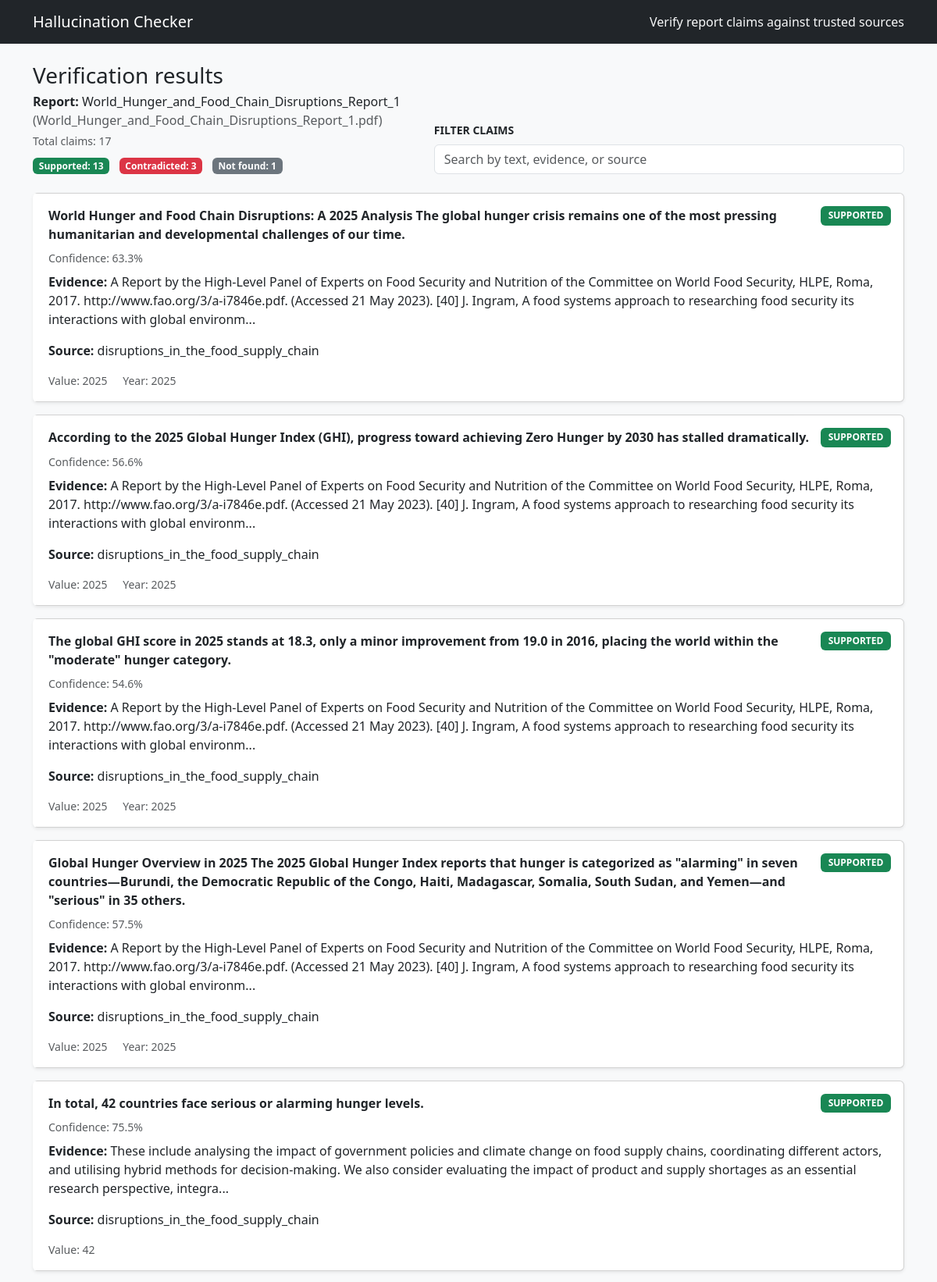
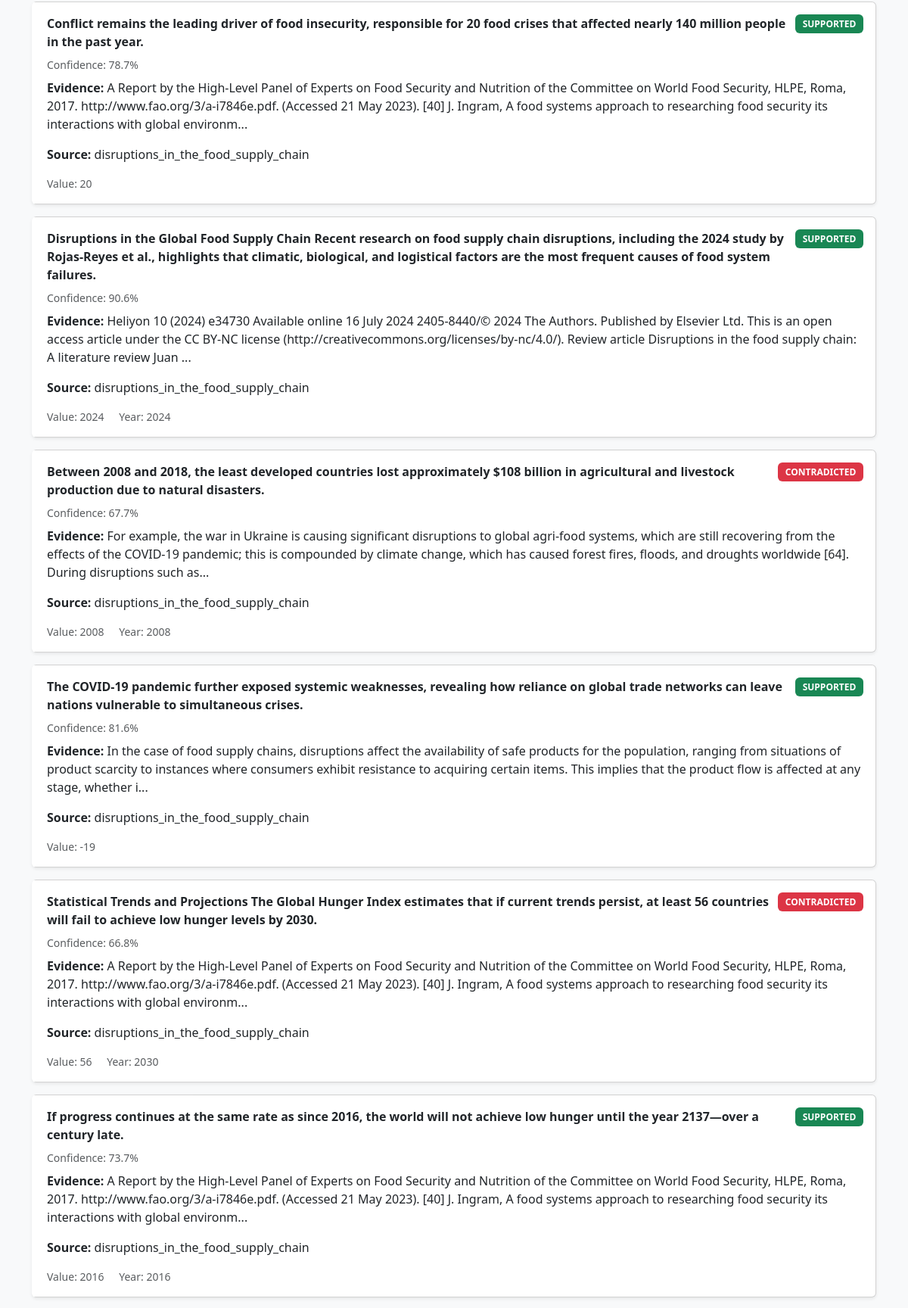
Screenshot of /results/2 (upper part) with the database file from the repository (2 pictures, top to bottom).
### src/hallcheck/models.py (models this page shows)
class Base(DeclarativeBase):
    """Declarative base class."""

class Document(Base):
    __tablename__ = "documents"
    id: Mapped[int] = mapped_column(Integer, primary_key=True, autoincrement=True)
    kind: Mapped[DocumentKind] = mapped_column(Enum(DocumentKind), nullable=False)
    path: Mapped[str] = mapped_column(String(512), nullable=False)
    title: Mapped[Optional[str]] = mapped_column(String(256), nullable=True)
    year: Mapped[Optional[int]] = mapped_column(Integer, nullable=True)
    chunks: Mapped[List["Chunk"]] = relationship("Chunk", back_populates="document", cascade="all, delete-orphan")
    claims: Mapped[List["Claim"]] = relationship("Claim", back_populates="document", cascade="all, delete-orphan")

class Claim(Base):
    __tablename__ = "claims"
    id: Mapped[int] = mapped_column(Integer, primary_key=True, autoincrement=True)
    doc_id: Mapped[int] = mapped_column(ForeignKey("documents.id"), nullable=False, index=True)
    sentence: Mapped[str] = mapped_column(Text, nullable=False)
    value: Mapped[Optional[float]] = mapped_column(Float, nullable=True)
    units: Mapped[Optional[str]] = mapped_column(String(64), nullable=True)
    year: Mapped[Optional[int]] = mapped_column(Integer, nullable=True)
    meta: Mapped[Optional[dict]] = mapped_column(JSON, nullable=True)
    document: Mapped[Document] = relationship("Document", back_populates="claims")
    verdicts: Mapped[List["Verdict"]] = relationship("Verdict", back_populates="claim", cascade="all, delete-orphan")

class Verdict(Base):
    __tablename__ = "verdicts"
    id: Mapped[int] = mapped_column(Integer, primary_key=True, autoincrement=True)
    claim_id: Mapped[int] = mapped_column(ForeignKey("claims.id"), nullable=False, index=True)
    status: Mapped[VerdictStatus] = mapped_column(Enum(VerdictStatus), nullable=False)
    confidence: Mapped[float] = mapped_column(Float, nullable=False)
    evidence: Mapped[Optional[dict]] = mapped_column(JSON, nullable=True)
    explanation: Mapped[Optional[str]] = mapped_column(Text, nullable=True)
    claim: Mapped[Claim] = relationship("Claim", back_populates="verdicts")

### app.py (the view)
@app.route("/results/<int:report_doc_id>", methods=["GET"])
def results(report_doc_id: int):
    details = get_report_details(report_doc_id)
    if not details:
        flash("Report not found. Please run verification again.", "warning")
        return redirect(url_for("home"))
    claims = fetch_results(report_doc_id)
    status_counts = {"SUPPORTED": 0, "CONTRADICTED": 0, "NOT_FOUND": 0}
    for claim in claims:
        status = claim.get("verdict_status")
        if status in status_counts:
            status_counts[status] += 1
        else:
            status_counts.setdefault("UNKNOWN", 0)
            status_counts["UNKNOWN"] += 1
    return render_template(
        "results.html",
        report=details,
        claims=claims,
        total_claims=len(claims),
        status_counts=status_counts,
    )

### app.py (called while the page is built)
@app.context_processor
def inject_globals():
    return {"STATUS_BADGES": STATUS_BADGES}

### src/hallcheck/db.py (called while the page is built)
def init_db() -> None:
    from .models import Base  # Imported lazily to avoid circular import
    Base.metadata.create_all(bind=engine)
    _ensure_verdict_explanation_column()

@contextmanager
def get_session() -> Iterator[Session]:
    session = SessionLocal()
    try:
        yield session
        session.commit()
    except Exception:
        session.rollback()
        raise
    finally:
        session.close()

def _ensure_verdict_explanation_column() -> None:
    try:
        with engine.begin() as connection:
            inspector = inspect(connection)
            if "verdicts" not in inspector.get_table_names():
                return
            column_names = {col["name"] for col in inspector.get_columns("verdicts")}
            if "explanation" in column_names:
                return
            connection.execute(text("ALTER TABLE verdicts ADD COLUMN explanation TEXT"))
    except Exception:
        pass

### src/hallcheck/webbridge.py (called while the page is built)
def fetch_results(report_doc_id: int) -> List[dict]:
    return get_verdicts(report_doc_id)

def get_report_details(report_doc_id: int) -> dict | None:
    init_db()
    with get_session() as session:
        report = session.scalar(select(Document).where(Document.id == report_doc_id))
        if not report:
            return None
        return {
            "id": report.id,
            "title": report.title or Path(report.path).stem,
            "path": report.path,
            "filename": Path(report.path).name,
        }

### templates/results.html (shortened to what this page needs)
{% extends "layout.html" %}
{% block content %}
<div class="d-flex flex-column flex-lg-row justify-content-between align-items-lg-end gap-3 mb-4">
  <div>
    <h1 class="h3 mb-1">Verification results</h1>
    <p class="mb-1"><strong>Report:</strong> {{ report.title }} <span class="text-muted">({{ report.filename }})</span></p>
    <div class="small text-muted">Total claims: {{ total_claims }}</div>
    <div class="mt-2">
      <span class="badge bg-success me-2">Supported: {{ status_counts.get('SUPPORTED', 0) }}</span>
      <span class="badge bg-danger me-2">Contradicted: {{ status_counts.get('CONTRADICTED', 0) }}</span>
      <span class="badge bg-secondary">Not found: {{ status_counts.get('NOT_FOUND', 0) }}</span>
    </div>
  </div>
  <div class="search-box w-100 w-lg-auto">
    <label for="claimSearch" class="form-label small text-uppercase fw-semibold">Filter claims</label>
    <input type="search" id="claimSearch" class="form-control" placeholder="Search by text, evidence, or source">
  </div>
</div>
{% if claims %}
  <div class="row g-3" id="claimsList">
    {% for claim in claims %}
      {% include "partials/_claim_card.html" %}
    {% endfor %}
  </div>
{% else %}
  <div class="alert alert-info">No claims were generated for this report.</div>
{% endif %}
{% endblock %}

### templates/partials/_claim_card.html (shortened to what this page needs)
<div id="claim-{{ claim.claim_id }}" class="col-12 claim-card" data-search-text="{{ (claim.sentence or '')|lower }} {{ (claim.evidence_snippet or '')|lower }} {{ (claim.source_title or '')|lower }}">
  <div class="card shadow-sm h-100 position-relative">
    <div class="card-body">
      <div class="d-flex justify-content-between align-items-start mb-2">
        <div class="me-2">
          <p class="fw-semibold mb-1 mb-lg-0">
            <a href="{{ url_for('claim_detail', claim_id=claim.claim_id) }}" class="stretched-link text-reset text-decoration-none">
              {{ claim.sentence }}
            </a>
          </p>
        </div>
        {% set badge_class = STATUS_BADGES.get(claim.verdict_status, 'bg-secondary') %}
        <span class="badge {{ badge_class }}">{{ claim.verdict_status or 'UNKNOWN' }}</span>
      </div>
      <p class="small text-muted mb-2">
        Confidence:
        {% if claim.verdict_confidence is not none %}
          {{ (claim.verdict_confidence * 100) | round(1) }}%
        {% else %}
          n/a
        {% endif %}
      </p>
      {% if claim.evidence_snippet %}
        {% set snippet = claim.evidence_snippet %}
        <p class="card-text">
          <span class="fw-semibold">Evidence:</span>
          {{ snippet[:300] }}{% if snippet|length > 300 %}...{% endif %}
        </p>
      {% else %}
        <p class="card-text text-muted fst-italic">No supporting evidence captured.</p>
      {% endif %}
      {% if claim.source_title %}
        <p class="card-text"><span class="fw-semibold">Source:</span> {{ claim.source_title }}</p>
      {% endif %}
      {% if claim.value is not none or claim.units or claim.year %}
        <div class="claim-meta small text-muted">
          {% if claim.value is not none %}
            <span>Value: {{ "{:g}".format(claim.value) }}</span>
          {% endif %}
          {% if claim.year %}
            <span class="ms-3">Year: {{ claim.year }}</span>
          {% endif %}
        </div>
      {% endif %}
    </div>
  </div>
</div>

### static/styles.css (style rules this page uses)
body { background-color: #f8f9fa; }
.claim-card .card { border-left: 4px solid transparent; }
.claim-card .badge { font-size: 0.75rem; padding: 0.4rem 0.6rem; }
.claim-card .card-body { min-height: 12rem; }

### rows the page displays
Document: title "World_Hunger_and_Food_Chain_Disruptions_Report_1"
Claim: sentence "World Hunger and Food Chain Disruptions: A 2025 Analysis The global hunger crisis remains one of the most pressing humanitarian and developmental challenges of our time.", value "2025", year "2025"
Verdict: (claim.verdict_confidence*100)|round(1) "63.3"
Claim: sentence "According to the 2025 Global Hunger Index (GHI), progress toward achieving Zero Hunger by 2030 has stalled dramatically.", value "2025", year "2025"
Verdict: (claim.verdict_confidence*100)|round(1) "56.6"
Claim: sentence "The global GHI score in 2025 stands at 18.3, only a minor improvement from 19.0 in 2016, placing the world within the \"moderate\" hunger category.", value "2025", year "2025"
Verdict: (claim.verdict_confidence*100)|round(1) "54.6"
Claim: sentence "Global Hunger Overview in 2025 The 2025 Global Hunger Index reports that hunger is categorized as \"alarming\" in seven countries—Burundi, the Democratic Republic of the Congo, Haiti, Madagascar, Somalia, South Sudan, and Yemen—and \"serious\" in 35 others.", value "2025", year "2025"
Verdict: (claim.verdict_confidence*100)|round(1) "57.5"
Claim: sentence "In total, 42 countries face serious or alarming hunger levels.", value "42"
Verdict: (claim.verdict_confidence*100)|round(1) "75.5"
Claim: sentence "Conflict remains the leading driver of food insecurity, responsible for 20 food crises that affected nearly 140 million people in the past year.", value "20"
Verdict: (claim.verdict_confidence*100)|round(1) "78.7"
Claim: sentence "Disruptions in the Global Food Supply Chain Recent research on food supply chain disruptions, including the 2024 study by Rojas-Reyes et al., highlights that climatic, biological, and logistical factors are the most frequent causes of food system failures.", value "2024", year "2024"
Verdict: (claim.verdict_confidence*100)|round(1) "90.6"
Claim: sentence "Between 2008 and 2018, the least developed countries lost approximately $108 billion in agricultural and livestock production due to natural disasters.", value "2008", year "2008"
Verdict: (claim.verdict_confidence*100)|round(1) "67.7"
Claim: sentence "The COVID-19 pandemic further exposed systemic weaknesses, revealing how reliance on global trade networks can leave nations vulnerable to simultaneous crises.", value "-19"
Verdict: (claim.verdict_confidence*100)|round(1) "81.6"
Claim: sentence "Statistical Trends and Projections The Global Hunger Index estimates that if current trends persist, at least 56 countries will fail to achieve low hunger levels by 2030.", value "56", year "2030"
Verdict: (claim.verdict_confidence*100)|round(1) "66.8"
Claim: sentence "If progress continues at the same rate as since 2016, the world will not achieve low hunger until the year 2137—over a century late.", value "2016", year "2016"
Verdict: (claim.verdict_confidence*100)|round(1) "73.7"

### other values shown
{{ report.filename }} "World_Hunger_and_Food_Chain_Disruptions_Report_1.pdf"
{{ total_claims }} "17"
{{ status_counts.get('SUPPORTED', 0) }} "13"
{{ status_counts.get('CONTRADICTED', 0) }} "3"
{{ status_counts.get('NOT_FOUND', 0) }} "1"
{{ claim.verdict_status or 'UNKNOWN' }} "SUPPORTED" "SUPPORTED" "SUPPORTED" "SUPPORTED" "SUPPORTED" "SUPPORTED" "SUPPORTED" "CONTRADICTED" "SUPPORTED" "CONTRADICTED" "SUPPORTED"
{{ claim.source_title }} "disruptions_in_the_food_supply_chain" "disruptions_in_the_food_supply_chain" "disruptions_in_the_food_supply_chain" "disruptions_in_the_food_supply_chain" "disruptions_in_the_food_supply_chain" "disruptions_in_the_food_supply_chain" "disruptions_in_the_food_supply_chain" "disruptions_in_the_food_supply_chain" "disruptions_in_the_food_supply_chain" "disruptions_in_the_food_supply_chain" "disruptions_in_the_food_supply_chain"
